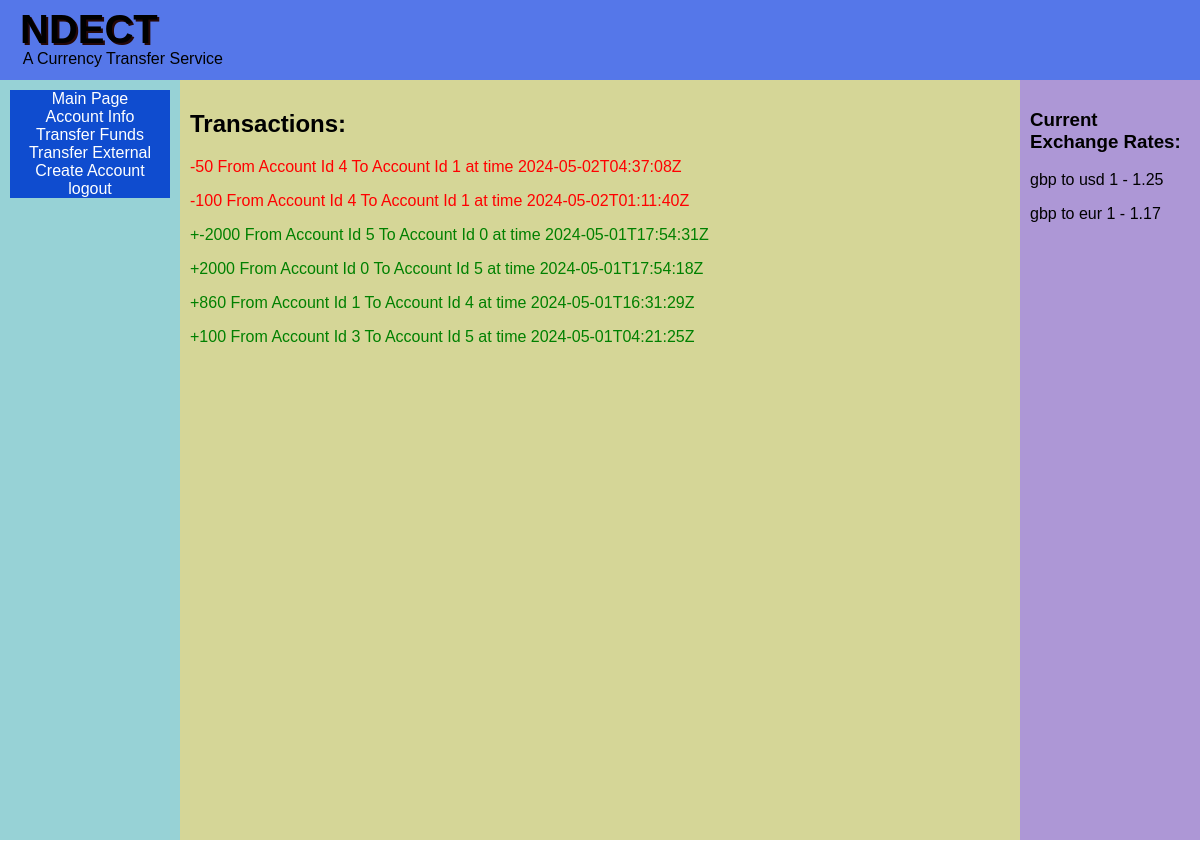
Screenshot of /pages/accountinfo.php (signed in) with the database file from the repository.
### tables this page shows
CREATE TABLE "Transaction_Table" (
	"TransactionId"	INTEGER NOT NULL UNIQUE,
	"Ammount"	REAL NOT NULL,
	"time"	INTEGER NOT NULL UNIQUE,
	"convertion"	REAL NOT NULL,
	"SenderId"	INTEGER NOT NULL,
	"ReciverId"	INTEGER NOT NULL,
	FOREIGN KEY("SenderId") REFERENCES "Account_Table"("AccountId"),
	FOREIGN KEY("ReciverId") REFERENCES "Account_Table"("AccountId"),
	PRIMARY KEY("TransactionId" AUTOINCREMENT)
);

CREATE TABLE "Currency" (
	"CurrencyId"	INTEGER NOT NULL UNIQUE,
	"Togbp"	REAL NOT NULL,
	"name"	TEXT NOT NULL,
	PRIMARY KEY("CurrencyId")
);

### pages/accountinfo.php (the view, shortened to what this page needs)
<!DOCTYPE html>
<html lang="en">
<head>
<link rel="stylesheet" href="../css/thecss.css">
</head>
<body>
<?php
include '../assets/headerbar.php';
?>
<div class = "row">
  <?php
  include '../assets/left_sidebar.php';
  ?>
  <div class = "column centre">
    <h2>Transactions:</h2>
    <?php
    $db = new SQLite3('../db/db.db');
    $userid = $_SESSION["user_id"];
    $sql = "SELECT AccountId From Account_Table Where UserId = $userid";
    $results = $db->query($sql);
    $result = $results->fetchArray();
    $accountid = "(";
    $accountid .= ($result["AccountId"]);
    $result = $results->fetchArray();
    while($result != False){
      $accountid .= (",".$result["AccountId"]);
      $result = $results->fetchArray();
    }
    $accountid .= ")";
    $sql = "SELECT * From Transaction_Table
    Where ReciverId IN $accountid OR senderid IN $accountid
    ORDER by TIME DESC";
    $results = $db->query($sql);
    $result = $results->fetchArray();
    while($result != False){
      if($result["SenderId"] == $userid){
        echo "<p style='color:red;'> -".$result["Ammount"]." From Account Id ".$result["SenderId"]." To Account Id ".$result["ReciverId"]." at time ". date("Y-m-d\TH:i:s\Z",$result["time"])."</p>";
      }
      else{
        echo "<p style='color:green;'> +".($result["Ammount"]*$result["convertion"])." From Account Id ".$result["SenderId"]." To Account Id ".$result["ReciverId"]." at time ". date("Y-m-d\TH:i:s\Z",$result["time"])."</p>";
      }
      $result = $results->fetchArray();
    }
    ?>
  </div>
  <div class = "column right">
  <h3>Current Exchange Rates:</h3>
  <?php
    $sql = "SELECT Togbp,name From Currency where CurrencyId > 1";
    $results = $db->query($sql);
    $result = $results->fetchArray();
    while($result != False){
      echo "<p> gbp to ".$result["name"]."  1 - ".$result["Togbp"]."</p>";
      $result = $results->fetchArray();
    }
    ?>
  </div>
</div>
</body>
</html>

### css/thecss.css (style rules this page uses)
html, body { height: calc(100% - 40px); width: 100%; margin: 0px; }
.row { height: 100%; padding-top: 0px; }
.row:after { content: ""; display: table; clear: both; }
.column { float: left; padding: 10px; max-width: 100%; height: 100%; }
.centre { background-color: #d5d697; width: 70%; overflow-y: auto; }
.right { background-color: #ad97d6; width: 15%; }

### pages/accountinfo.php (style rules this page uses)
* { box-sizing: border-box; }
body { font-family: Arial, Helvetica, sans-serif; }

### assets/headerbar.php (style rules this page uses)
* { box-sizing: border-box; }
body { font-family: Arial, Helvetica, sans-serif; }

### assets/left_sidebar.php (style rules this page uses)
* { box-sizing: border-box; }
body { font-family: Arial, Helvetica, sans-serif; }

### rows the page displays
transaction_table: Ammount "50", SenderId "4", ReciverId "1", time "2024-05-02T04:37:08Z"
transaction_table: Ammount "100", SenderId "4", ReciverId "1", time "2024-05-02T01:11:40Z"
transaction_table: $result['Ammount']*$result['convertion'] "-2000", SenderId "5", ReciverId "0", time "2024-05-01T17:54:31Z"
transaction_table: $result['Ammount']*$result['convertion'] "2000", SenderId "0", ReciverId "5", time "2024-05-01T17:54:18Z"
transaction_table: $result['Ammount']*$result['convertion'] "860", SenderId "1", ReciverId "4", time "2024-05-01T16:31:29Z"
transaction_table: $result['Ammount']*$result['convertion'] "100", SenderId "3", ReciverId "5", time "2024-05-01T04:21:25Z"
currency: name "usd", Togbp "1.25"
currency: name "eur", Togbp "1.17"
